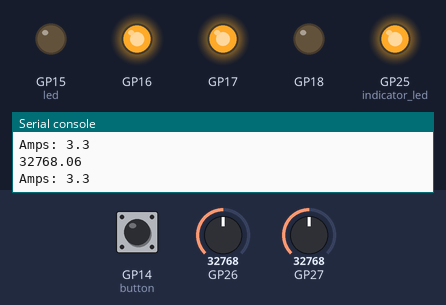
The program below on a simulated Raspberry Pi Pico running MicroPython. Shown: output pins drawn as LEDs (lit = HIGH), the last lines printed to the serial console. The test bench sets the inputs (shaded band); at power-on: GP26 = 32768, GP14 (button) HIGH, GP27 = 32768 (analog values on the 0–65535 scale).

Above: at 1.2 s.
1.3 s: GP26 set to 448
2.8 s: GP26 set to 352
At 3.6 s:
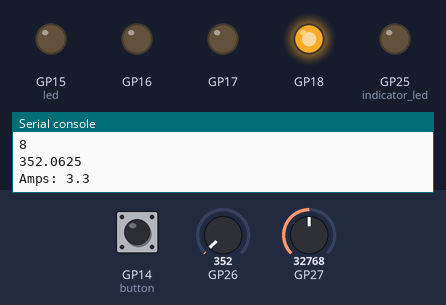
4.4 s: GP14 (button) pulled LOW for 0.15 s
At 4.64 s:
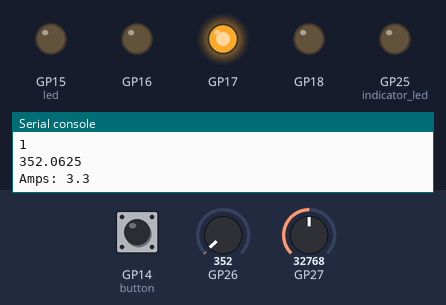
6.0 s: GP26 set to 18864
7.5 s: GP26 set to 20992
At 8.1 s:
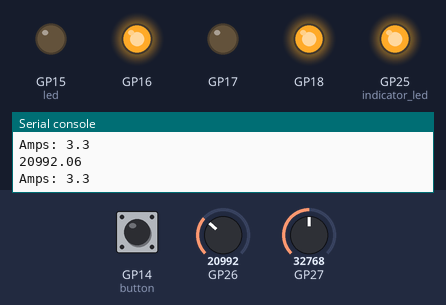
9.0 s: GP14 (button) pulled LOW for 1 s
At 9.8 s:
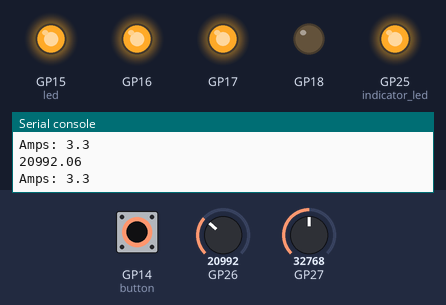
Timing chart, 0 to 12.0 s (numbered marks = the images above; inputs shaded):
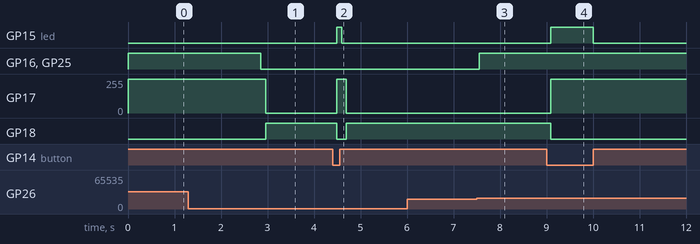

Measured:
- the behaviour switches between 400 and 384 on GP26 (found by bisection; images 0 and 1)
- the behaviour switches between 19984 and 20000 on GP26 (found by bisection; images 2 and 3)
- after the input at 2.8 s, GP16, GP25 (indicator_led): HIGH → LOW after 0.06 s; GP17: 253/255 → 0/255 after 0.16 s; GP18: LOW → HIGH after 0.16 s
- after the input at 4.4 s, GP15 (led): LOW → HIGH after 0.09 s, → LOW 0.10 s later; GP17: 0/255 → 253/255 after 0.09 s, → 0/255 0.20 s later; GP18: HIGH → LOW after 0.09 s, → HIGH 0.20 s later
- after the input at 7.5 s, GP16, GP25 (indicator_led): LOW → HIGH after 0.06 s
- after the input at 9.0 s, GP15 (led): LOW → HIGH after 0.09 s, → LOW 0.92 s later; GP17: 0/255 → 253/255 after 0.09 s; GP18: HIGH → LOW after 0.09 s

The program:

main.py
```python
from machine import Pin
from machine import PWM
from time import sleep
from pololu import Motor_Driver

led = Pin(15, Pin.OUT)
button = Pin(14, Pin.IN, Pin.PULL_UP)

cycle = 0
duty = 65000
freq = 1000

motor = Motor_Driver(16,17,18,None,26,27, True)
            #(self, dir_pin, speed_pin, bk_pin, sleep_pin, motor_sense, current_sense):
motor.speed(freq, duty)

while True:
    if button.value() == True:
        led.off()
    else:
        led.on()
    if motor.pot_read() <= 400:
        motor.speed(freq, duty)
        motor.extend()
        cycle += 1
        print(cycle)
    if motor.pot_read() >= 20000:
        motor.speed(freq, duty)
        motor.retract()
    print(motor.pot_read())
    motor.current_read()
    if cycle >= 2:
        motor.brake()
        motor.stop()
        if button.value() == False:
            cycle = 0
            motor.release()
            motor.speed(freq, duty)
    sleep(.1)
```

pololu.py
```python
from machine import Pin
from machine import PWM
from machine import ADC
import time

class Motor_Driver:
    def __init__(self, dir_pin, speed_pin, bk_pin, sleep_pin, motor_pot, current_sense, indicator):
        self.dir_pin = Pin(dir_pin, Pin.OUT)
        self.pwm = PWM(Pin(speed_pin))
        if bk_pin is not None:
            self.bk_pin = Pin(bk_pin, Pin.OUT)
        if sleep_pin is not None:
            self.sleep_pin = Pin(sleep_pin. Pin.OUT)
            self.sleep_pin.value(1)
        if indicator is True:
            self.indicator_led = Pin(25, Pin.OUT)
        if motor_pot is not None:
            self.motor_pot = ADC(Pin(motor_pot))
        if motor_pot is not None:
            self.current_sense = ADC(Pin(current_sense))

    def speed(self, freq, duty):
        self.pwm.freq(freq)
        self.pwm.duty_u16(duty)

    def stop(self):
        self.pwm.duty_u16(0)

    def extend(self):
        self.dir_pin.value(0)
        try:
            self.indicator_led.value(0)
        except AttributeError:
            pass

    def retract(self):
        self.dir_pin.value(1)
        try:
            self.indicator_led.value(1)
        except AttributeError:
            pass

    def brake(self):
        self.bk_pin.value(1)

    def release(self):
        self.bk_pin.value(0)

    def sleep(self):
        self.sleep_pin.value(0)

    def wake(self):
        self.sleep_pin.value(1)

    def pot_read(self):
        filtered_pot = 1
        for i in range(16):
            filtered_pot += self.motor_pot.read_u16()
        filtered_pot = filtered_pot / 16
        self.travel = ((self.motor_pot.read_u16())/93617)
        self.travel = round(self.travel, 3)
        return filtered_pot

    def current_read(self):
        voltage = self.current_sense.read_u16()
        voltage = voltage/19858
        current = round(voltage/.5, 2)
        print("Amps: " + str(current))
```
